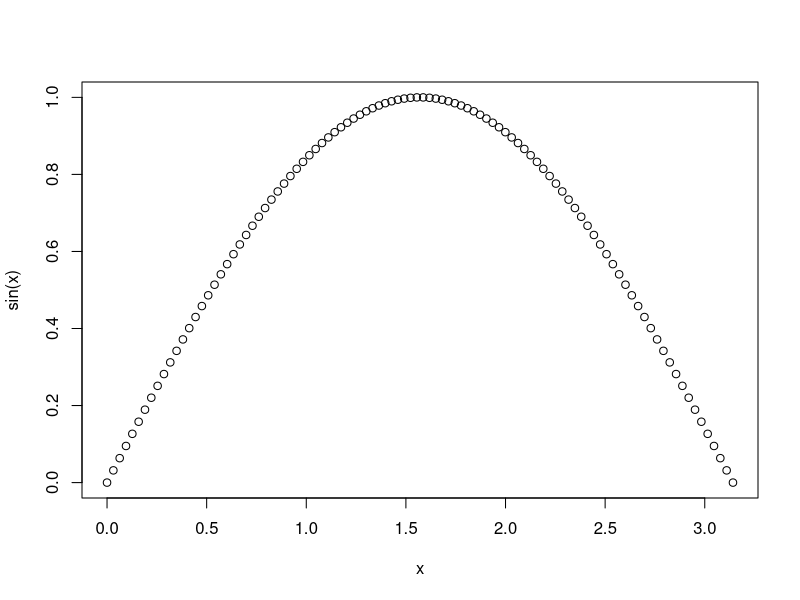

Write the R code that produced this figure.
## ---- chunk 1
c(1, 2, 3)
## ---- chunk 2
1:3
## ---- chunk 3
seq(1, 3) # seq(start, end)
## ---- chunk 4
seq(from = 1, to = 3) # 丁寧な書き方
## ---- chunk 5
seq(3)
## ---- chunk 6
seq_len(5) # 1~5までのベクトル
## ---- chunk 7
seq(from = 1, to = 3, by = 0.5) # 0.5ずつ増加
## ---- chunk 8
seq(from = 1, to = 3, length.out = 6) # 長さ6のベクトル
## ---- chunk 9
x <- seq_along(c("A", "B", "C", "D", "E"))
seq_along(x)
## ---- chunk 10
x <- c("A", "B", "C", "D", "E")
for (i in 1:length(x)) {
  print(x[i])
}
## ---- chunk 11
x <- c("A", "B", "C", "D", "E")
for (i in seq_along(x)) {
  print(x[i])
}
## ---- chunk 12
rep(3, 5) # 3を5回繰り返す
## ---- chunk 13
rep(1:3, 3) # 1~3を3回繰り返す
rep(1:3, times = 3) # 上と同じ
## ---- chunk 14
rep(1:3, each = 3) # それぞれの値を3回繰り返す
## ---- chunk 15
rep(1:3, c(1, 2, 1)) # 1は1回、2は2回、3は1回
## ---- chunk 16
rep(1:3, length.out = 5) # 長さ5まで繰り返す
## ---- chunk 17
x <- seq(from = 0, to = pi, length.out = 100)
plot(x, sin(x))
